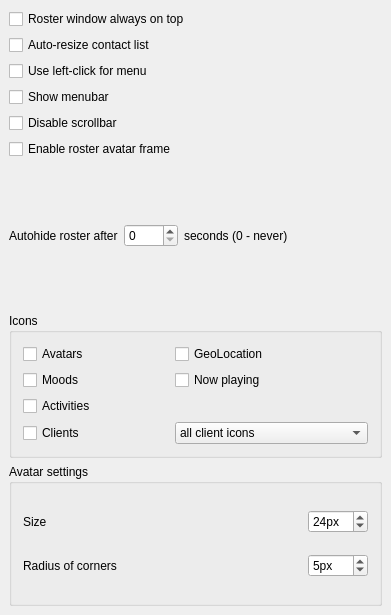
<?xml version="1.0" encoding="UTF-8"?>
<ui version="4.0">
 <class>OptRoster</class>
 <widget class="QWidget" name="OptRoster">
  <property name="geometry">
   <rect>
    <x>0</x>
    <y>0</y>
    <width>391</width>
    <height>615</height>
   </rect>
  </property>
  <property name="windowTitle">
   <string>OptApplicationUI</string>
  </property>
  <layout class="QVBoxLayout">
   <property name="spacing">
    <number>6</number>
   </property>
   <property name="leftMargin">
    <number>9</number>
   </property>
   <property name="topMargin">
    <number>9</number>
   </property>
   <property name="rightMargin">
    <number>9</number>
   </property>
   <property name="bottomMargin">
    <number>9</number>
   </property>
   <item>
    <widget class="QCheckBox" name="ck_alwaysOnTop">
     <property name="text">
      <string>Roster window always on top</string>
     </property>
    </widget>
   </item>
   <item>
    <widget class="QCheckBox" name="ck_autoRosterSize">
     <property name="text">
      <string>Auto-resize contact list</string>
     </property>
    </widget>
   </item>
   <item>
    <widget class="QCheckBox" name="ck_useleft">
     <property name="enabled">
      <bool>true</bool>
     </property>
     <property name="text">
      <string>Use left-click for menu</string>
     </property>
    </widget>
   </item>
   <item>
    <widget class="QCheckBox" name="ck_showMenubar">
     <property name="text">
      <string>Show menubar</string>
     </property>
    </widget>
   </item>
   <item>
    <widget class="QCheckBox" name="ck_disableScrollbar">
     <property name="whatsThis">
      <string>Disables scrollbar in the application window.</string>
     </property>
     <property name="text">
      <string>Disable scrollbar</string>
     </property>
    </widget>
   </item>
   <item>
    <widget class="QCheckBox" name="ck_roster_avatar">
     <property name="whatsThis">
      <string>Enables avatar frame at the top of roster</string>
     </property>
     <property name="text">
      <string>Enable roster avatar frame</string>
     </property>
    </widget>
   </item>
   <item>
    <layout class="QHBoxLayout" name="horizontalLayout_3">
     <item>
      <widget class="QLabel" name="label">
       <property name="text">
        <string>Autohide roster after</string>
       </property>
      </widget>
     </item>
     <item>
      <widget class="QSpinBox" name="sb_hideInterval">
       <property name="minimum">
        <number>0</number>
       </property>
       <property name="maximum">
        <number>9999</number>
       </property>
      </widget>
     </item>
     <item>
      <widget class="QLabel" name="label_2">
       <property name="text">
        <string>seconds (0 - never)</string>
       </property>
      </widget>
     </item>
     <item>
      <spacer name="horizontalSpacer">
       <property name="orientation">
        <enum>Qt::Horizontal</enum>
       </property>
       <property name="sizeHint" stdset="0">
        <size>
         <width>0</width>
         <height>0</height>
        </size>
       </property>
      </spacer>
     </item>
    </layout>
   </item>
   <item>
    <widget class="QGroupBox" name="gb_docklet">
     <property name="title">
      <string>Icons</string>
     </property>
     <layout class="QVBoxLayout" name="verticalLayout_2">
      <item>
       <layout class="QGridLayout" name="gridLayout">
        <item row="0" column="1">
         <widget class="QCheckBox" name="ck_showGeoLocationIcons">
          <property name="whatsThis">
           <string>Show geolocation in roster</string>
          </property>
          <property name="text">
           <string>GeoLocation</string>
          </property>
         </widget>
        </item>
        <item row="1" column="0">
         <widget class="QCheckBox" name="ck_showMoodIcons">
          <property name="whatsThis">
           <string>Show moods in roster</string>
          </property>
          <property name="text">
           <string>Moods</string>
          </property>
         </widget>
        </item>
        <item row="0" column="0">
         <widget class="QCheckBox" name="ck_showAvatarIcons">
          <property name="whatsThis">
           <string>Show avatars in roster</string>
          </property>
          <property name="text">
           <string>Avatars</string>
          </property>
         </widget>
        </item>
        <item row="2" column="0">
         <widget class="QCheckBox" name="ck_showActivityIcons">
          <property name="whatsThis">
           <string>Show activities in roster</string>
          </property>
          <property name="text">
           <string>Activities</string>
          </property>
         </widget>
        </item>
        <item row="1" column="1">
         <widget class="QCheckBox" name="ck_showTuneIcons">
          <property name="whatsThis">
           <string>Show icon when contact is listening to music</string>
          </property>
          <property name="text">
           <string>Now playing</string>
          </property>
         </widget>
        </item>
        <item row="3" column="0">
         <widget class="QCheckBox" name="ck_showClientIcons">
          <property name="whatsThis">
           <string>Show icon of user client</string>
          </property>
          <property name="text">
           <string>Clients</string>
          </property>
         </widget>
        </item>
        <item row="3" column="1">
         <widget class="QComboBox" name="cb_showAllClientIcons">
          <item>
           <property name="text">
            <string>all client icons</string>
           </property>
          </item>
          <item>
           <property name="text">
            <string>only highest priority client icon</string>
           </property>
          </item>
         </widget>
        </item>
       </layout>
      </item>
     </layout>
    </widget>
   </item>
   <item>
    <widget class="QGroupBox" name="gb_avatarsSettings">
     <property name="title">
      <string>Avatar settings</string>
     </property>
     <property name="checkable">
      <bool>false</bool>
     </property>
     <layout class="QVBoxLayout" name="verticalLayout">
      <item>
       <layout class="QHBoxLayout" name="horizontalLayout">
        <item>
         <widget class="QLabel" name="lbl_avatarsSize">
          <property name="text">
           <string>Size</string>
          </property>
         </widget>
        </item>
        <item>
         <widget class="QSpinBox" name="sb_avatarsSize">
          <property name="maximumSize">
           <size>
            <width>60</width>
            <height>16777215</height>
           </size>
          </property>
          <property name="suffix">
           <string>px</string>
          </property>
          <property name="prefix">
           <string/>
          </property>
          <property name="minimum">
           <number>8</number>
          </property>
          <property name="maximum">
           <number>64</number>
          </property>
          <property name="value">
           <number>24</number>
          </property>
         </widget>
        </item>
       </layout>
      </item>
      <item>
       <layout class="QHBoxLayout" name="horizontalLayout_2">
        <item>
         <widget class="QLabel" name="lbl_avatarsRadius">
          <property name="text">
           <string>Radius of corners</string>
          </property>
         </widget>
        </item>
        <item>
         <widget class="QSpinBox" name="sb_avatarsRadius">
          <property name="maximumSize">
           <size>
            <width>60</width>
            <height>16777215</height>
           </size>
          </property>
          <property name="suffix">
           <string>px</string>
          </property>
          <property name="value">
           <number>5</number>
          </property>
         </widget>
        </item>
       </layout>
      </item>
     </layout>
    </widget>
   </item>
  </layout>
 </widget>
 <layoutdefault spacing="6" margin="11"/>
 <tabstops>
  <tabstop>ck_alwaysOnTop</tabstop>
  <tabstop>ck_autoRosterSize</tabstop>
  <tabstop>ck_useleft</tabstop>
  <tabstop>ck_showMenubar</tabstop>
 </tabstops>
 <resources/>
 <connections/>
</ui>
